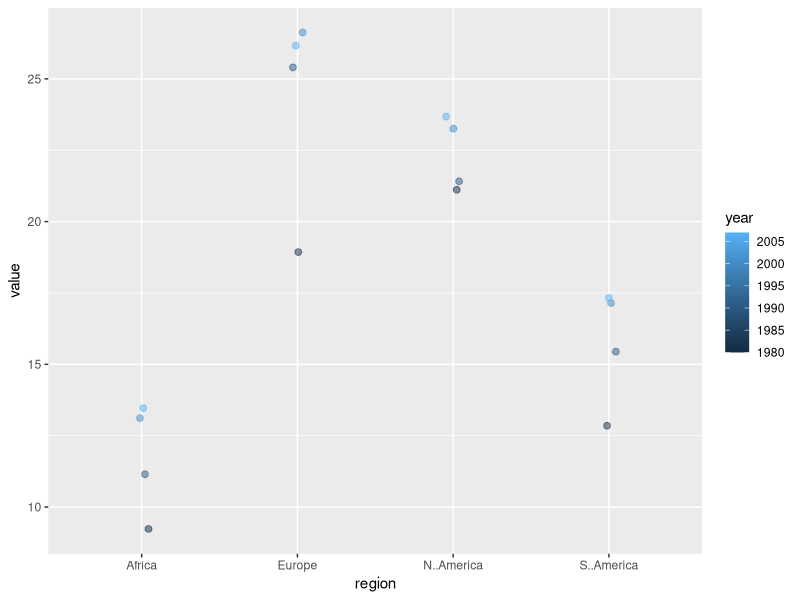

Recreate this plot in R.
# irrigation
# Bashayr Alghamdi
# 10.10.2020
# A small case study for irrigation wide

# load packages
library(tidyverse)

#Begin with wide "messy" format:
irrigation <- read.csv("Data/irrigation_wide.csv")

#Examine the data
glimpse(irrigation)
summary(irrigation)

irrigation

#In 2007,what is the total area under irrigation
#for only the Americas
irrigation %>%
  filter(year == 2007) %>%
  select(ends_with("erica"))

irrigation %>%
  filter(year == 2007) %>%
  select(4, 5)%>%
  sum()

#to answer the following question we should use tidy data 
irrigation_t <- irrigation%>%
  pivot_longer(-year, names_to = "region")
irrigation_t

#what is the total area under irrigation in each year?
irrigation_t %>%
  group_by(year) %>%
  summarise(total = sum(value))

#standardize against 1980 (relative change over 1980)(easier)

irrigation_t%>%
  filter(year == 1980) %>% 
  mutate(rate=c(0,diff(value)/value[-length(value)]))

#Plot area over time for each region?

ggplot(irrigation_t, aes(x =region , y = value)) +
  geom_jitter(aes(color = year),
              alpha = 0.5,
              width = 0.05,
              height = 0.2,
              size=2)

#which regions increased the most from 1980 to 2007?
#arrange() reorders from lowest to highest ("ascending")
#and with - it's the opposite ("descending")
#slice() takes specific row numbers

irrigation_t%>%
  group_by(region)%>%
  summarise(diff = value[year==2007] - value[year ==1980])%>%
  arrange(-diff)%>%
  slice(1:2)

#our use top_n()
irrigation_t%>%
  group_by(region)%>%
  summarise(diff = value[year==2007] - value[year ==1980])%>%
  slice_max(diff, n = 2)

#what is the rate-of-change in each region?(maybe tricky)
irrigation_t %>% 
  arrange(region) %>% 
  group_by(region) %>% 
  mutate(rate=c(0,diff(value)/value[-length(value)]))->irrigation_rate
irrigation_rate

#where is it the lowest and highest?
irrigation_rate %>% 
  ungroup() %>% 
  slice_max(rate,n=1)

irrigation_rate %>% 
  ungroup() %>% 
  slice_min(rate,n=1)
